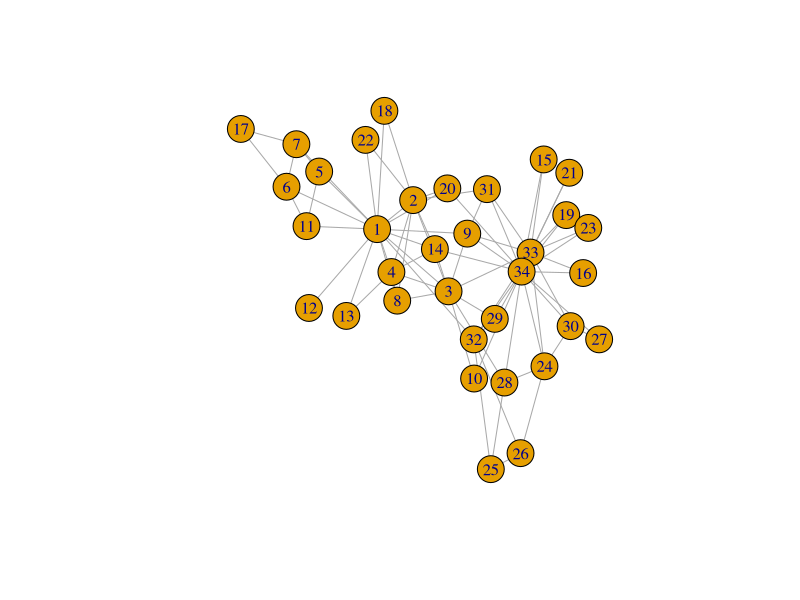
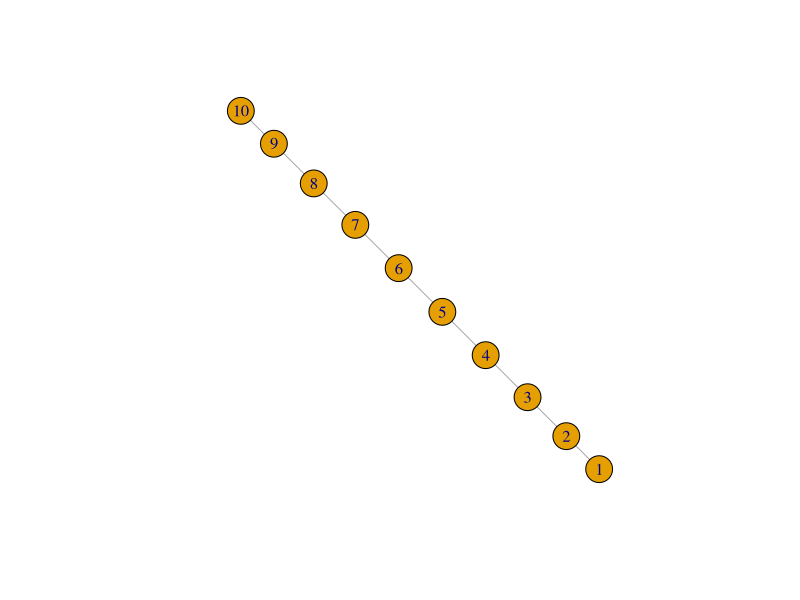
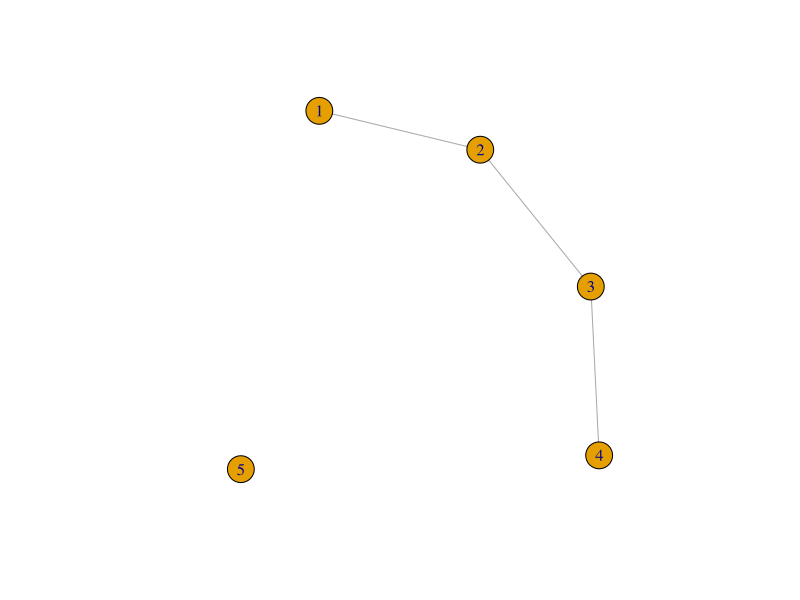
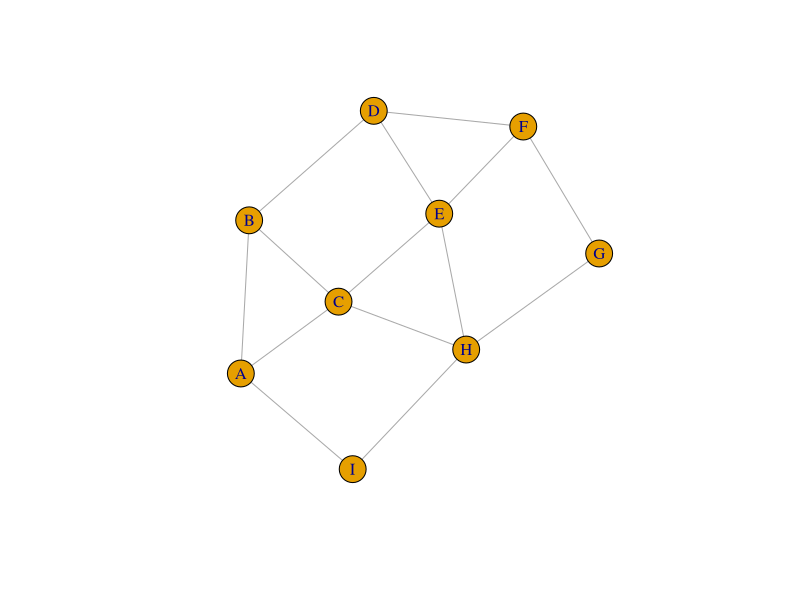
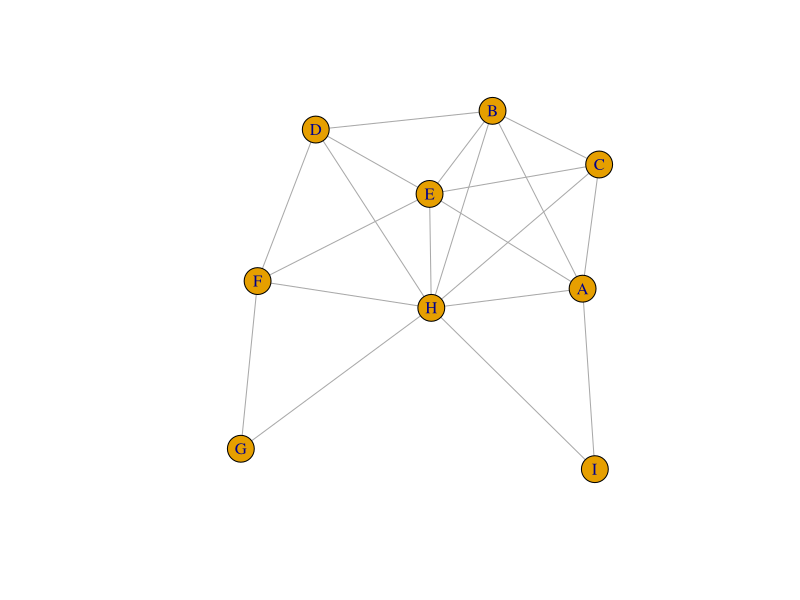
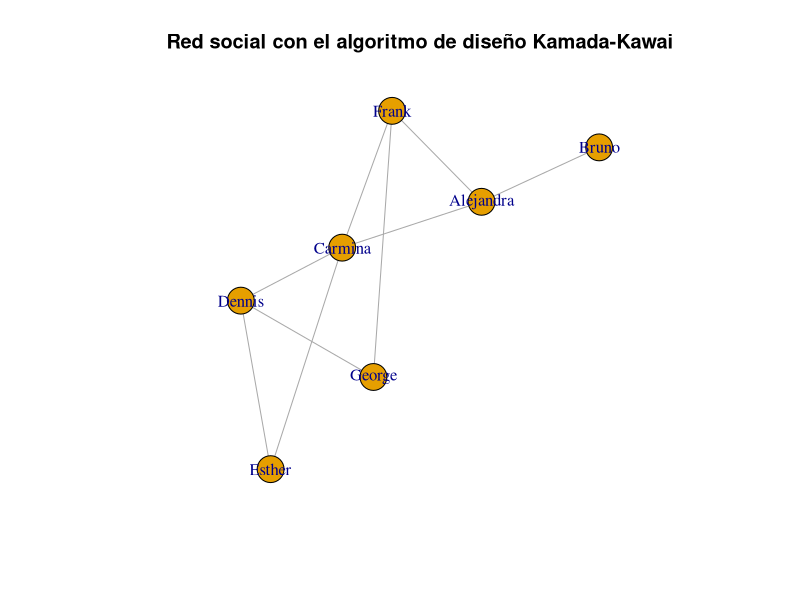
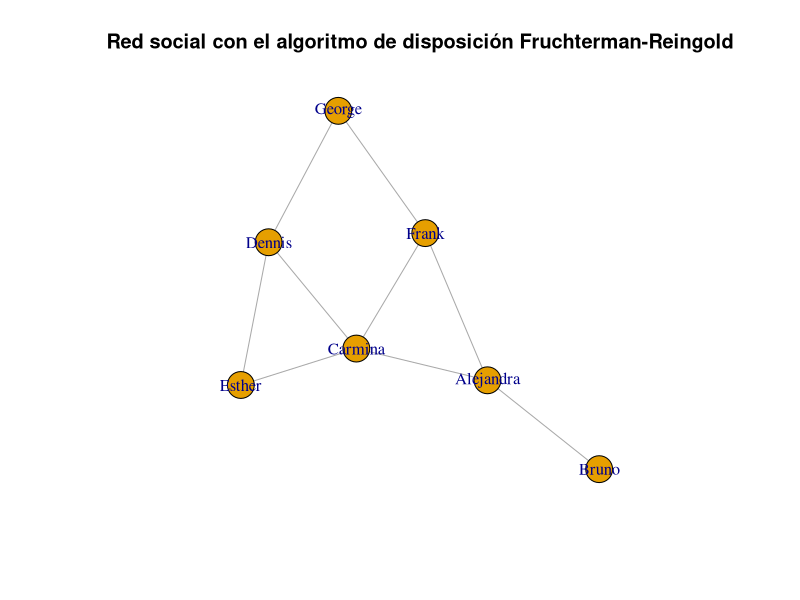
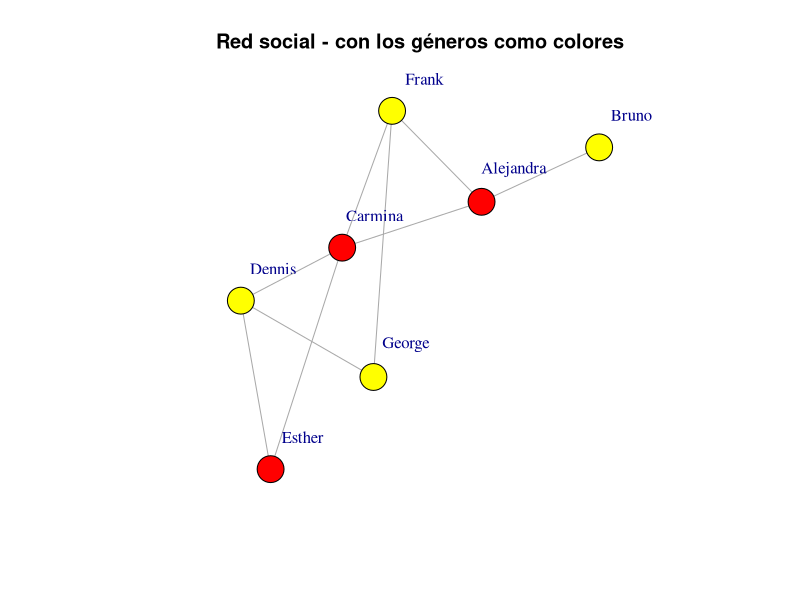

Write R code to recreate these figures, in order.
## ---- chunk 1
knitr::opts_chunk$set(fig.width=6, fig.height=6)
## ---- chunk 2
library("igraph")
## ---- chunk 3
g <- make_empty_graph()
## ---- chunk 4
g <- make_graph(edges = c(1,2, 1,5), n=10, directed = FALSE)
## ---- chunk 5
g <- make_graph(~ 1--2, 1--5, 3, 4, 5, 6, 7, 8, 9, 10)
## ---- chunk 6
g
## ---- chunk 7
summary(g)
## ---- chunk 8
g <- make_graph('Zachary')
## ---- chunk 9
plot(g)
## ---- chunk 10
g <- add_vertices(g, 3)
## ---- chunk 11
g <- add_edges(g, edges = c(1,35, 1,36, 34,37))
## ---- chunk 12
g <- g %>% add_edges(edges=c(1,34)) %>% add_vertices(3) %>%
     add_edges(edges=c(38,39, 39,40, 40,38, 40,37))
g
## ---- chunk 13
get.edge.ids(g, c(1,34))
## ---- chunk 14
g <- delete_edges(g, 85)
## ---- chunk 15
g <- make_ring(10) %>% delete_edges("10|1")
plot(g)
## ---- chunk 16
g <- make_ring(5)
g <- delete_edges(g, get.edge.ids(g, c(1,5, 4,5)))
plot(g)
## ---- chunk 17
g1 <- graph_from_literal(A-B:C:I, B-A:C:D, C-A:B:E:H, D-B:E:F,
                         E-C:D:F:H, F-D:E:G, G-F:H, H-C:E:G:I,
                         I-A:H)
plot(g1)
## ---- chunk 18
is_chordal(g1, fillin=TRUE)
## ---- chunk 19
chordal_graph <- add_edges(g1, is_chordal(g1, fillin=TRUE)$fillin)
plot(chordal_graph)
## ---- chunk 20
graph1 <- make_tree(127, 2, mode = "undirected")
summary(g)
## ---- chunk 21
graph2 <- make_tree(127, 2, mode = "undirected")
## ---- chunk 22
identical_graphs(graph1,graph2)
## ---- chunk 23
graph1 <- sample_grg(100, 0.2)
summary(graph1)
## ---- chunk 24
graph2 <- sample_grg(100, 0.2)
identical_graphs(graph1, graph2)
## ---- chunk 25
isomorphic(graph1, graph2)
## ---- chunk 26
g <- make_graph(~ Alice-Bob:Claire:Frank, Claire-Alice:Dennis:Frank:Esther,
                George-Dennis:Frank, Dennis-Esther)
## ---- chunk 27
V(g)$age <- c(25, 31, 18, 23, 47, 22, 50) 
V(g)$gender <- c("f", "m", "f", "m", "m", "f", "m")
E(g)$is_formal <- c(FALSE, FALSE, TRUE, TRUE, TRUE, FALSE, TRUE, FALSE, FALSE)
summary(g)
## ---- chunk 28
E(g)$is_formal
E(g)$is_formal[1] <- TRUE
E(g)$is_formal
## ---- chunk 29
g$date <- c("2022-02-11")
graph_attr(g, "date")
## ---- chunk 30
match(c("George"), V(g)$name)
## ---- chunk 31
V(g)$name[1:3] <- c("Alejandra", "Bruno", "Carmina")
V(g)
## ---- chunk 32
g <- delete_vertex_attr(g, "gender")
V(g)$gender
## ---- chunk 33
degree(g)
## ---- chunk 34
degree(g, 7)
## ---- chunk 35
degree(g, v=c(3,4,5))
## ---- chunk 36
degree(g, v=c("Carmina", "Frank", "Dennis"))
## ---- chunk 37
degree(g, "Bruno")
## ---- chunk 38
edge_betweenness(g)
## ---- chunk 39
ebs <- edge_betweenness(g)
as_edgelist(g)[ebs == max(ebs), ]
## ---- chunk 40
which.max(degree(g))
## ---- chunk 41
graph <- graph.full(n=10)
only_odd_vertices <- which(V(graph)%%2==1)
length(only_odd_vertices)
## ---- chunk 42
seq <- V(graph)[2, 3, 7]
seq
## ---- chunk 43
seq <- seq[1, 3]    # filtrar un conjunto de vértices existente
seq
## ---- chunk 44
V(g)[age < 30]$name
## ---- chunk 45
`%notin%` <- Negate(`%in%`)
## ---- chunk 46
V(g)$degree <- c("A", "B", "B+", "A+", "C", "A", "B")
V(g)$degree[degree(g) == 3]
## ---- chunk 47
V(g)$name[degree(g) == 3]
## ---- chunk 48
E(g)[.from(3)]
## ---- chunk 49
E(g)[.from("Carmina")]
## ---- chunk 50
E(g) [ 3:5 %--% 5:6 ]
## ---- chunk 51
V(g)$gender <- c("f", "m", "f", "m", "m", "f", "m")
## ---- chunk 52
men <- V(g)[gender == "m"]$name
men
## ---- chunk 53
women <- V(g)[gender == "f"]$name
women
## ---- chunk 54
E(g)[men %--% women]
## ---- chunk 55
as_adjacency_matrix(g)
## ---- chunk 56
layout <- layout_with_kk(g)
## ---- chunk 57
layout <- layout_as_tree(g, root = 2)
## ---- chunk 58
layout <- layout_with_kk(g)
## ---- chunk 59
plot(g, layout = layout, main = "Red social con el algoritmo de diseño Kamada-Kawai")
## ---- chunk 60
plot(g, layout = layout_with_fr,
     main = "Red social con el algoritmo de disposición Fruchterman-Reingold")
## ---- chunk 61
V(g)$color <- ifelse(V(g)$gender == "m", "yellow", "red")
plot(g, layout = layout, vertex.label.dist = 3.5,
     main = "Red social - con los géneros como colores")
## ---- chunk 62
plot(g, layout=layout, vertex.label.dist=3.5, vertex.color=as.factor(V(g)$gender))
## ---- chunk 63
plot(g, layout=layout, vertex.label.dist=3.5, vertex.size=20,
     vertex.color=ifelse(V(g)$gender == "m", "yellow", "red"),
     edge.width=ifelse(E(g)$is_formal, 5, 1))
## ---- chunk 64
sessionInfo()
